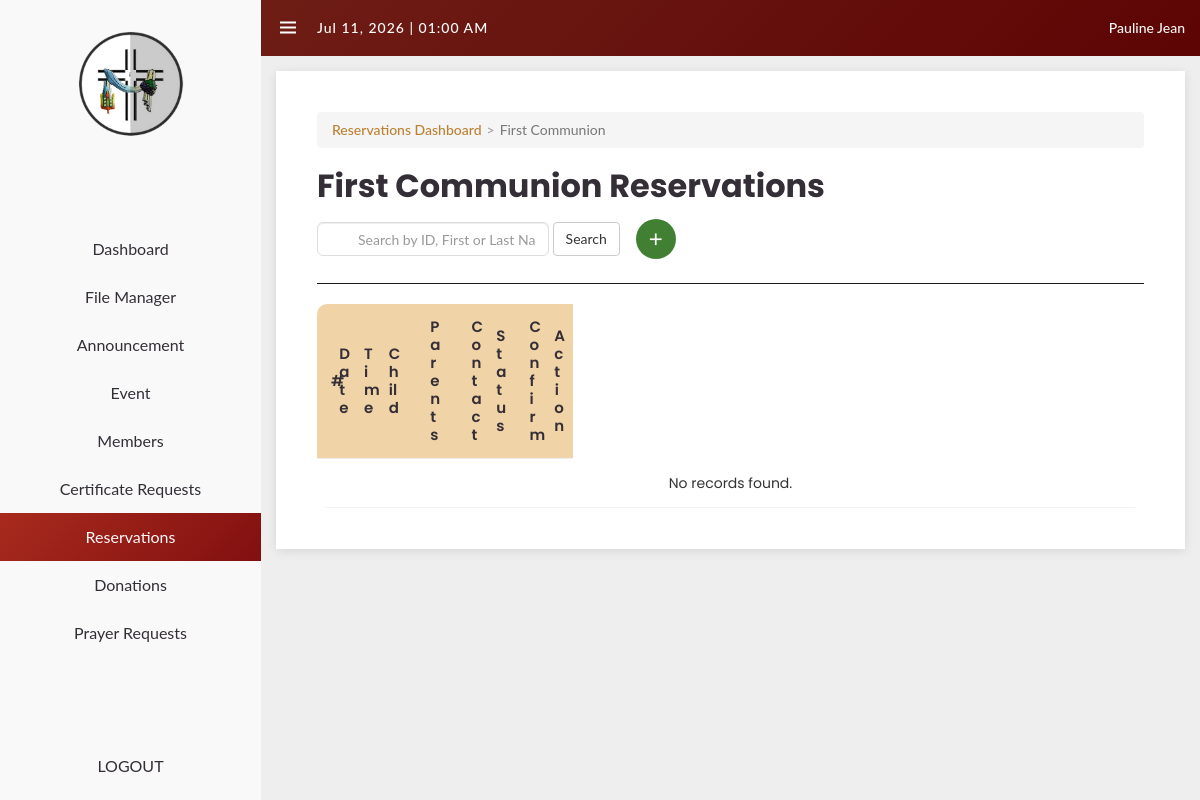
The page /private/sacraments/first_communion/s_first_comm.php (signed in) on the database as committed earlier.
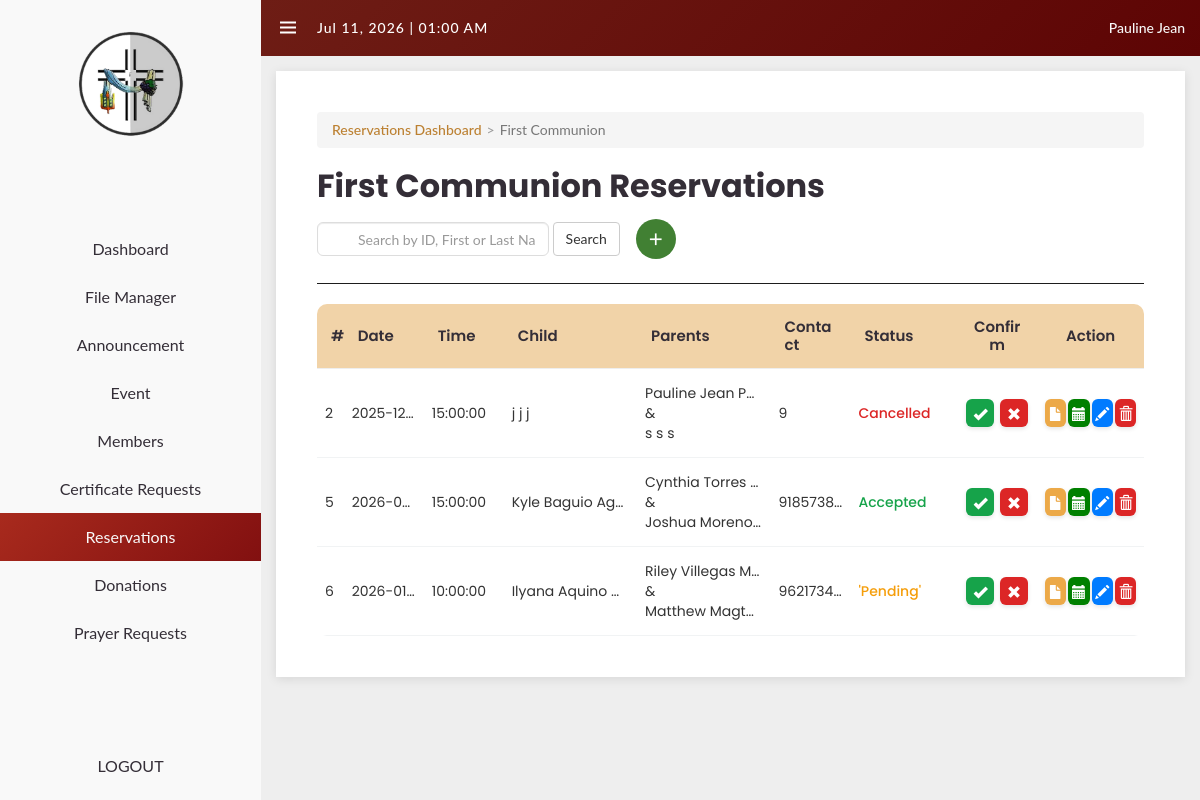
The same page on the database as committed later.
### tables this page shows
CREATE TABLE `first_communion` (
  `id` int(11) NOT NULL,
  `reservation_user_id` int(11) DEFAULT NULL,
  `status` varchar(20) DEFAULT '''Pending''',
  `time` time DEFAULT NULL,
  `date` date NOT NULL,
  `contact` varchar(20) DEFAULT NULL,
  `email` varchar(100) DEFAULT NULL,
  `first_comm_type` enum('Regular','Solo') NOT NULL,
  `notif` tinyint(1) DEFAULT 0,
  `rehearsal_date` date DEFAULT NULL,
  `rehearsal_time` time DEFAULT NULL,
  `child_firstname` varchar(30) NOT NULL,
  `child_middlename` varchar(30) DEFAULT NULL,
  `child_lastname` varchar(30) NOT NULL,
  `child_suffix` varchar(30) DEFAULT NULL,
  `child_gender` varchar(6) DEFAULT NULL,
  `child_nat` varchar(12) DEFAULT 'Filipino',
  `birth_date` date NOT NULL,
  `birth_place` varchar(255) NOT NULL,
  `mother_firstname` varchar(30) NOT NULL,
  `mother_middlename` varchar(30) DEFAULT NULL,
  `mother_lastname` varchar(30) NOT NULL,
  `father_firstname` varchar(30) NOT NULL,
  `father_middlename` varchar(30) NOT NULL,
  `father_lastname` varchar(30) NOT NULL,
  `father_suffix` varchar(30) DEFAULT NULL,
  `baptismal_certificate` varchar(300) DEFAULT NULL,
  `birth_certificate` varchar(300) DEFAULT NULL
);

### private/sacraments/first_communion/s_first_comm.php (the view, shortened to what the changed rows need)
<?php
require_once '../connection.php';
?>
<!DOCTYPE html>
<html lang="en">
<head>
<link href="https://maxcdn.bootstrapcdn.com/bootstrap/3.3.0/css/bootstrap.min.css" rel="stylesheet" />
<link href='https://unpkg.com/boxicons@2.0.9/css/boxicons.min.css' rel='stylesheet'>
<link href='../../../stylesheets/private/navbar.css' rel='stylesheet'>
<link href='../../../stylesheets/private/s_first_comm.css' rel='stylesheet'>
</head>
<body>
<section id="content">
<div class="main-content">
<div class="reservations-header">
<h1>First Communion Reservations</h1>
</div>
<div class="sacraments-table-container">
  <table class="sacraments-table">
    <thead>
    <tr>
        <th>#</th>
        <th>Date</th>
        <th>Time</th>
        <th>Child</th>
        <th>Parents</th>
        <th>Contact</th>
        <th>Status</th>
        <th class="confirm-column">Confirm</th>
        <th class="action-column">Action</th>
    </tr>
    </thead>
    <tbody>
      <?php
        $searchSQL = "";
        $params = [];
      try {
          $sql = "SELECT * FROM first_communion" . $searchSQL;
          $query = $dbh->prepare($sql);
          $query->execute($params);
          $results = $query->fetchAll(PDO::FETCH_OBJ);
          if ($query->rowCount() > 0) {
              foreach ($results as $result) {
                  ?>
                    <tr>
                    <td><?php echo htmlentities($result->id); ?></td>
                    <td><?php echo htmlentities($result->date); ?></td>
                    <td><?php echo htmlentities($result->time); ?></td>
                    <td>
                        <?php echo htmlentities($result->child_firstname); ?>
                        <?php echo htmlentities($result->child_middlename); ?>
                        <?php echo htmlentities($result->child_lastname); ?>
                    </td>
                    <td>
                        <?php echo htmlentities($result->mother_firstname); ?>
                        <?php echo htmlentities($result->mother_middlename); ?>
                        <?php echo htmlentities($result->mother_lastname); ?>
                        <br>&<br>
                        <?php echo htmlentities($result->father_firstname); ?>
                        <?php echo htmlentities($result->father_middlename); ?>
                        <?php echo htmlentities($result->father_lastname); ?>
                    </td>
                    <td><?php echo htmlentities($result->contact); ?></td>
                    <td class="
                        <?php
                        if ($result->status === 'Accepted') echo 'status-verified';
                        elseif ($result->status === 'Cancelled') echo 'status-unverified';
                        else echo 'status-pending';
                        ?>
                    ">
                        <?php echo htmlentities($result->status); ?>
                    </td>
                    <td class="confirm-column">
                        <button class="btn-approve"
                                data-id="<?php echo $result->id; ?>"
                                title="Accept">
                        <i class="glyphicon glyphicon-ok"></i>
                        </button>
                        <button class="btn-reject"
                                data-id="<?php echo $result->id; ?>"
                                title="Reject">
                        <i class="glyphicon glyphicon-remove"></i>
                        </button>
                    </td>
                    <td class="action-column">
                        <div class="action-buttons">
                        <a href="s_first_comm_view.php?id=<?php echo $result->id; ?>" class="btn-view">
                            <i class="glyphicon glyphicon-file"></i>
                        </a>
                        <a href="schedule.php?id=<?php echo $result->id; ?>" class="btn-schedule">
                            <i class="glyphicon glyphicon-calendar"></i>
                        </a>
                        <a href="s_first_comm_update.php?id=<?php echo $result->id; ?>" class="btn-edit">
                            <i class="glyphicon glyphicon-pencil"></i>
                        </a>
                        <a href="s_first_comm.php?del=<?php echo $result->id; ?>"
                            onclick="return confirm('Are you sure?')"
                            class="btn-delete">
                            <i class="glyphicon glyphicon-trash"></i>
                        </a>
                        </div>
                    </td>
                    </tr>
                  <?php
              }
          } else {
              echo '<tr><td colspan="12">No records found.</td></tr>';
          }
      } catch (PDOException $e) {
          echo "<tr><td colspan='12'>Error: " . $e->getMessage() . "</td></tr>";
      }
      ?>
    </tbody>
  </table>
</div>
    </section>
</body>
</html>

Rows that differ between the two databases and show on the page:
added first_communion: id "2", date "2025-12…", time "15:00:00", child_firstname "j", child_middlename "j", child_lastname "j", mother_firstname "Pauline", mother_middlename "Jean", mother_lastname "P…", father_firstname "s", father_middlename "s", father_lastname "s", contact "9", status "Cancelled"
added first_communion: id "5", date "2026-0…", time "15:00:00", child_firstname "Kyle", child_middlename "Baguio", child_lastname "Ag…", mother_firstname "Cynthia", mother_middlename "Torres", father_firstname "Joshua", father_middlename "Moreno…", contact "9185738…", status "Accepted"
added first_communion: id "6", date "2026-01…", time "10:00:00", child_firstname "Ilyana", child_middlename "Aquino", mother_firstname "Riley", mother_middlename "Villegas", mother_lastname "M…", father_firstname "Matthew", father_middlename "Magt…", contact "9621734…", status "'Pending'"
Other text that changed with them:
text no longer shown: "No records found."
